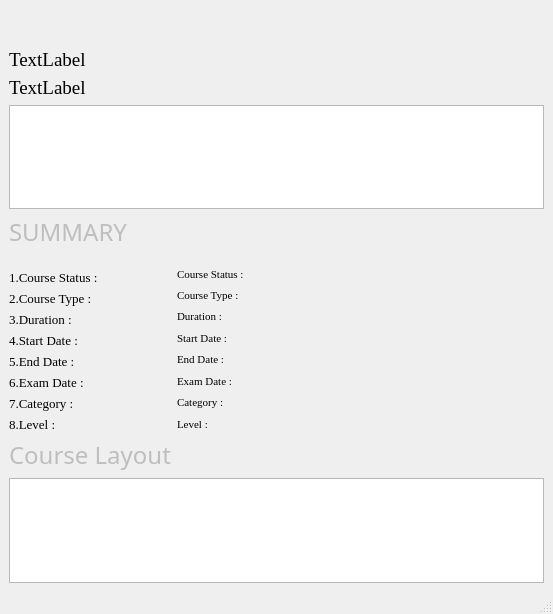
<?xml version="1.0" encoding="UTF-8"?>
<ui version="4.0">
 <class>MainWindow</class>
 <widget class="QMainWindow" name="MainWindow">
  <property name="windowModality">
   <enum>Qt::NonModal</enum>
  </property>
  <property name="geometry">
   <rect>
    <x>0</x>
    <y>0</y>
    <width>553</width>
    <height>614</height>
   </rect>
  </property>
  <property name="minimumSize">
   <size>
    <width>0</width>
    <height>614</height>
   </size>
  </property>
  <property name="windowTitle">
   <string>MainWindow</string>
  </property>
  <property name="documentMode">
   <bool>true</bool>
  </property>
  <widget class="QWidget" name="centralwidget">
   <layout class="QFormLayout" name="formLayout">
    <item row="11" column="0">
     <layout class="QVBoxLayout" name="verticalLayout">
      <item>
       <widget class="QLabel" name="label_6">
        <property name="font">
         <font>
          <family>Times New Roman</family>
          <pointsize>10</pointsize>
         </font>
        </property>
        <property name="text">
         <string>
1.Course Status : </string>
        </property>
       </widget>
      </item>
      <item>
       <widget class="QLabel" name="label_8">
        <property name="font">
         <font>
          <family>Times New Roman</family>
          <pointsize>10</pointsize>
         </font>
        </property>
        <property name="text">
         <string>2.Course Type :</string>
        </property>
       </widget>
      </item>
      <item>
       <widget class="QLabel" name="label_9">
        <property name="font">
         <font>
          <family>Times New Roman</family>
          <pointsize>10</pointsize>
         </font>
        </property>
        <property name="text">
         <string>3.Duration :</string>
        </property>
       </widget>
      </item>
      <item>
       <widget class="QLabel" name="label_7">
        <property name="font">
         <font>
          <family>Times New Roman</family>
          <pointsize>10</pointsize>
         </font>
        </property>
        <property name="text">
         <string>4.Start Date :</string>
        </property>
       </widget>
      </item>
      <item>
       <widget class="QLabel" name="label_5">
        <property name="font">
         <font>
          <family>Times New Roman</family>
          <pointsize>10</pointsize>
         </font>
        </property>
        <property name="text">
         <string>5.End Date :</string>
        </property>
       </widget>
      </item>
      <item>
       <widget class="QLabel" name="label_10">
        <property name="font">
         <font>
          <family>Times New Roman</family>
          <pointsize>10</pointsize>
         </font>
        </property>
        <property name="text">
         <string>6.Exam Date :</string>
        </property>
       </widget>
      </item>
      <item>
       <widget class="QLabel" name="label_11">
        <property name="font">
         <font>
          <family>Times New Roman</family>
          <pointsize>10</pointsize>
         </font>
        </property>
        <property name="text">
         <string>7.Category :</string>
        </property>
       </widget>
      </item>
      <item>
       <widget class="QLabel" name="label_12">
        <property name="font">
         <font>
          <family>Times New Roman</family>
          <pointsize>10</pointsize>
         </font>
        </property>
        <property name="text">
         <string>8.Level :</string>
        </property>
       </widget>
      </item>
     </layout>
    </item>
    <item row="13" column="0">
     <widget class="QLabel" name="label_21">
      <property name="enabled">
       <bool>false</bool>
      </property>
      <property name="font">
       <font>
        <family>Arial Rounded MT Bold</family>
        <pointsize>18</pointsize>
       </font>
      </property>
      <property name="text">
       <string>Course Layout</string>
      </property>
     </widget>
    </item>
    <item row="14" column="0" colspan="2">
     <widget class="QTextEdit" name="textEdit"/>
    </item>
    <item row="4" column="0" colspan="2">
     <widget class="QTextEdit" name="textEdit_2"/>
    </item>
    <item row="11" column="1">
     <layout class="QVBoxLayout" name="verticalLayout_2">
      <item>
       <widget class="QLabel" name="label_13">
        <property name="enabled">
         <bool>true</bool>
        </property>
        <property name="font">
         <font>
          <family>Times New Roman</family>
          <pointsize>8</pointsize>
         </font>
        </property>
        <property name="text">
         <string>
Course Status :</string>
        </property>
       </widget>
      </item>
      <item>
       <widget class="QLabel" name="label_14">
        <property name="font">
         <font>
          <family>Times New Roman</family>
          <pointsize>8</pointsize>
         </font>
        </property>
        <property name="text">
         <string>Course Type :</string>
        </property>
       </widget>
      </item>
      <item>
       <widget class="QLabel" name="label_15">
        <property name="font">
         <font>
          <family>Times New Roman</family>
          <pointsize>8</pointsize>
         </font>
        </property>
        <property name="text">
         <string>Duration :</string>
        </property>
       </widget>
      </item>
      <item>
       <widget class="QLabel" name="label_16">
        <property name="font">
         <font>
          <family>Times New Roman</family>
          <pointsize>8</pointsize>
         </font>
        </property>
        <property name="text">
         <string>Start Date :</string>
        </property>
       </widget>
      </item>
      <item>
       <widget class="QLabel" name="label_17">
        <property name="font">
         <font>
          <family>Times New Roman</family>
          <pointsize>8</pointsize>
         </font>
        </property>
        <property name="text">
         <string>End Date :</string>
        </property>
       </widget>
      </item>
      <item>
       <widget class="QLabel" name="label_18">
        <property name="font">
         <font>
          <family>Times New Roman</family>
          <pointsize>8</pointsize>
         </font>
        </property>
        <property name="text">
         <string>Exam Date :</string>
        </property>
       </widget>
      </item>
      <item>
       <widget class="QLabel" name="label_19">
        <property name="font">
         <font>
          <family>Times New Roman</family>
          <pointsize>8</pointsize>
         </font>
        </property>
        <property name="text">
         <string>Category :</string>
        </property>
       </widget>
      </item>
      <item>
       <widget class="QLabel" name="label_20">
        <property name="font">
         <font>
          <family>Times New Roman</family>
          <pointsize>8</pointsize>
         </font>
        </property>
        <property name="text">
         <string>Level :</string>
        </property>
       </widget>
      </item>
     </layout>
    </item>
    <item row="1" column="0" colspan="2">
     <widget class="QLabel" name="label">
      <property name="font">
       <font>
        <family>Comic Sans MS</family>
        <pointsize>20</pointsize>
        <weight>75</weight>
        <bold>true</bold>
       </font>
      </property>
      <property name="text">
       <string/>
      </property>
      <property name="textFormat">
       <enum>Qt::PlainText</enum>
      </property>
     </widget>
    </item>
    <item row="2" column="0" colspan="2">
     <widget class="QLabel" name="label_2">
      <property name="font">
       <font>
        <family>Times New Roman</family>
        <pointsize>14</pointsize>
       </font>
      </property>
      <property name="text">
       <string>TextLabel</string>
      </property>
     </widget>
    </item>
    <item row="3" column="0" colspan="2">
     <widget class="QLabel" name="label_3">
      <property name="font">
       <font>
        <family>Times New Roman</family>
        <pointsize>14</pointsize>
       </font>
      </property>
      <property name="text">
       <string>TextLabel</string>
      </property>
     </widget>
    </item>
    <item row="8" column="0" colspan="2">
     <widget class="QLabel" name="label_4">
      <property name="enabled">
       <bool>false</bool>
      </property>
      <property name="font">
       <font>
        <family>Arial Rounded MT Bold</family>
        <pointsize>18</pointsize>
       </font>
      </property>
      <property name="text">
       <string>SUMMARY</string>
      </property>
     </widget>
    </item>
   </layout>
  </widget>
  <widget class="QStatusBar" name="statusbar"/>
 </widget>
 <resources/>
 <connections/>
</ui>
